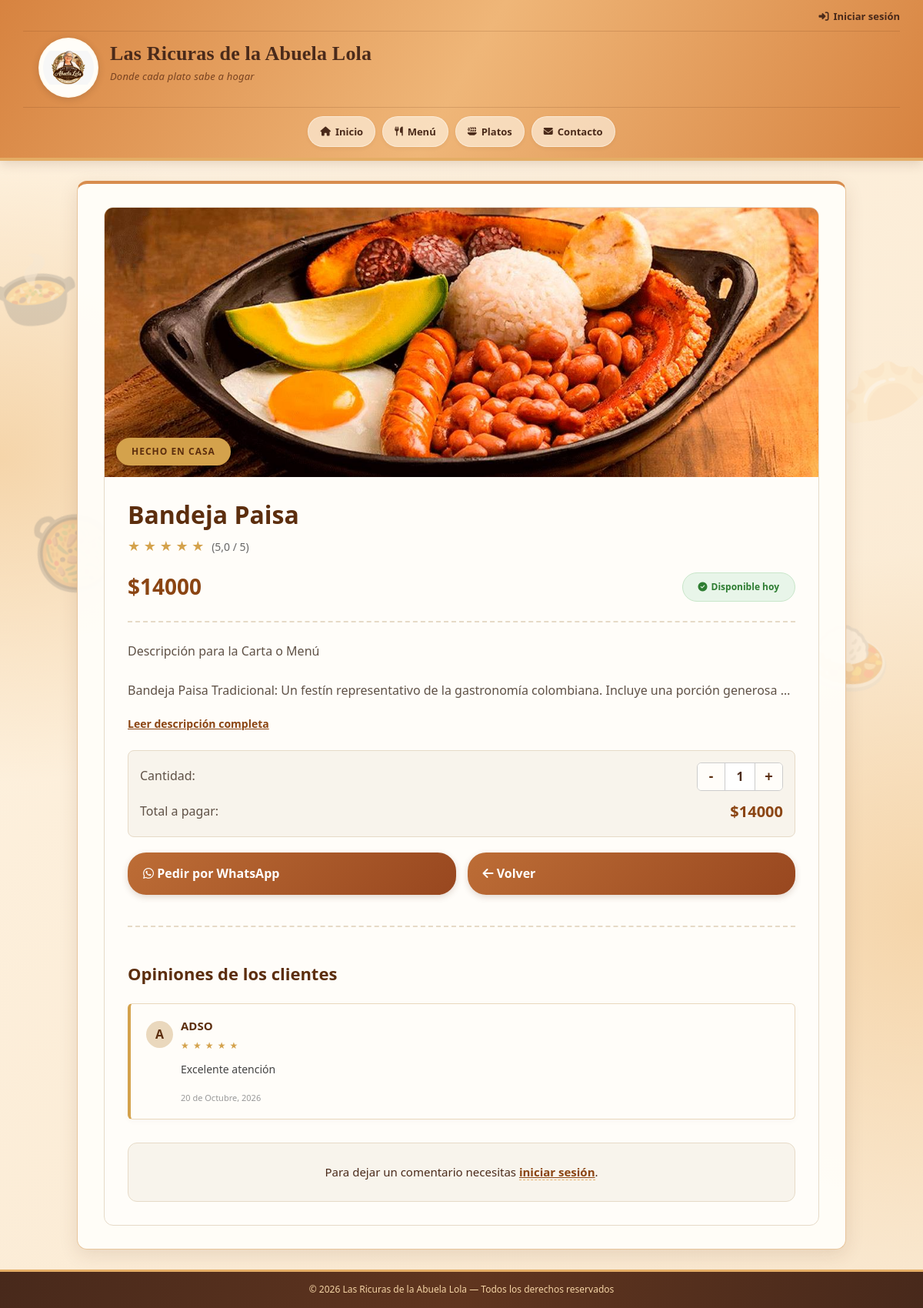
Screenshot of /platos/3/ with the database file from the repository.
### las_ricuras/models.py (models this page shows, shortened)
class Plato(models.Model):
    CATEGORIAS = [
        ('entrada', 'Entrada'),
        ('plato_fuerte', 'Plato fuerte'),
        ('postre', 'Postre'),
        ('bebida', 'Bebida'),
    ]
    nombre = models.CharField(max_length=100)
    descripcion = models.TextField()
    precio = models.DecimalField(
        max_digits=10,
        decimal_places=2
    )
    categoria = models.CharField(
        max_length=30,
        choices=CATEGORIAS,
        default='plato_fuerte'
    )
    imagen = models.ImageField(
        upload_to='platos/',
        blank=True,
        null=True
    )
    disponible = models.BooleanField(default=True)

class Resena(models.Model):
    ESTRELLAS = [
        (1, '1 Estrella'),
        (2, '2 Estrellas'),
        (3, '3 Estrellas'),
        (4, '4 Estrellas'),
        (5, '5 Estrellas'),
    ]
    plato = models.ForeignKey(Plato, on_delete=models.CASCADE)
    usuario = models.ForeignKey(User, on_delete=models.CASCADE)
    estrellas = models.IntegerField(
        choices=ESTRELLAS,
        default=5
    )
    comentario = models.TextField()
    fecha = models.DateTimeField(auto_now_add=True)
    class Meta:
        unique_together = ('plato', 'usuario')

### las_ricuras/views.py (the view)
# urls.py: path('platos/<int:id>/', views.plato_detalle, name='plato_detalle'),
def plato_detalle(request, id):
    plato = get_object_or_404(Plato, id=id)
    lista_resenas = plato.resena_set.all()
    prom = lista_resenas.aggregate(Avg('estrellas'))['estrellas__avg']
    mi_resena = None
    if request.user.is_authenticated:
        mi_resena = Resena.objects.filter(
            plato=plato, usuario=request.user
        ).first()
    if request.method == 'POST':
        if request.user.is_authenticated:
            if mi_resena:
                form = ResenaForm(request.POST, instance=mi_resena)
            else:
                form = ResenaForm(request.POST)
            if form.is_valid():
                r = form.save(commit=False)
                r.plato = plato
                r.usuario = request.user
                r.save()
                return redirect('plato_detalle', id=plato.id)
        else:
            return redirect('login')
    else:
        if mi_resena:
            form = ResenaForm(instance=mi_resena)
        else:
            form = ResenaForm()
    contexto = {
        'plato': plato,
        'resenas': lista_resenas,
        'form': form,
        'promedio': prom,
        'mi_resena': mi_resena
    }
    return render(request, 'plato_detalle.html', contexto)

### las_ricuras/templates/plato_detalle.html (shortened to what this page needs)
{% extends 'base.html' %}
{% load static %}
{% block contenido %}
    <div class="detalle-card">
        <div class="imagen-container">
            {% if plato.imagen %}
                <img src="{{ plato.imagen.url }}" alt="{{ plato.nombre }}" class="plato-imagen">
            {% else %}
                <div class="sin-imagen"><i class="fa-solid fa-utensils"></i></div>
            {% endif %}
            {% if plato.disponible %}
                <div class="etiqueta-destacada">Hecho en casa</div>
            {% endif %}
        </div>
        <div class="informacion">
            <h1 class="titulo-plato">{{ plato.nombre }}</h1>
            <div style="margin-bottom: 15px; color: #d4a24c; font-size: 18px;">
                {% if promedio %}
                    {% for i in "12345" %}
                        {% if forloop.counter <= promedio %}★{% else %}☆{% endif %}
                    {% endfor %}
                    <span style="font-size: 14px; color: #666; margin-left: 5px;">({{ promedio|floatformat:1 }} / 5)</span>
                {% else %}
                    <span style="font-size: 14px; color: #666;">Sin reseñas todavía</span>
                {% endif %}
            </div>
            <div class="precio-disponibilidad">
                <div class="precio" id="precio-base" data-precio="{{ plato.precio|floatformat:0 }}">
                    ${{ plato.precio|floatformat:0 }}
                </div>
                {% if plato.disponible %}
                    <span class="disponible"><i class="fa-solid fa-circle-check"></i> Disponible hoy</span>
                {% else %}
                    <span class="no-disponible"><i class="fa-solid fa-circle-xmark"></i> Agotado</span>
                {% endif %}
            </div>
            <div class="separador"></div>
            <p class="descripcion" id="texto-descripcion">
                {{ plato.descripcion|linebreaksbr }}
            </p>
            <button class="btn-leer-mas" onclick="toggleDescripcion()" id="btn-leer-mas">Leer descripción completa</button>
            {% if plato.disponible %}
            <div class="caja-pedido">
                <div class="fila-cantidad">
                    <span class="total-label">Cantidad:</span>
                    <div class="selector-cantidad">
                        <button type="button" class="btn-cantidad" onclick="cambiarCantidad(-1)">-</button>
                        <span id="cantidad-numero">1</span>
                        <button type="button" class="btn-cantidad" onclick="cambiarCantidad(1)">+</button>
                    </div>
                </div>
                <div class="fila-cantidad">
                    <span class="total-label">Total a pagar:</span>
                    <span class="total-precio" id="total-pagar">${{ plato.precio|floatformat:0 }}</span>
                </div>
            </div>
            {% endif %}
            <div class="acciones">
                {% if plato.disponible %}
                    <a href="#" id="btn-whatsapp" target="_blank" class="btn btn-whatsapp">
                        <i class="fa-brands fa-whatsapp"></i> Pedir por WhatsApp
                    </a>
                {% endif %}
                <a href="{% url 'Platos' %}" class="btn">
                    <i class="fa-solid fa-arrow-left"></i> Volver
                </a>
            </div>
            <div style="margin-top: 40px; border-top: 2px dashed #e6dac7; padding-top: 20px;">
                <h3 style="color: #5c2e0e; margin-bottom: 20px; font-size: 22px;">Opiniones de los clientes</h3>
                {% for r in resenas %}
                    <div style="background: #fffdf9; border: 1px solid #ead8bd; border-left: 4px solid #d4a24c; padding: 15px 20px; border-radius: 6px; margin-bottom: 15px; box-shadow: 0 2px 8px rgba(0,0,0,0.03);">
                        <div style="display: flex; justify-content: space-between; align-items: flex-start; margin-bottom: 8px;">
                            <div style="display: flex; align-items: center; gap: 10px;">
                                <div style="width: 35px; height: 35px; background: #ead8bd; color: #5c2e0e; border-radius: 50%; display: flex; justify-content: center; align-items: center; font-weight: bold; font-size: 16px;">
                                    {{ r.usuario.username|first|upper }}
                                </div>
                                <div>
                                    <strong style="color: #5c2e0e; font-size: 15px;">{{ r.usuario.username }}</strong>
                                    <div style="color: #d4a24c; font-size: 12px; letter-spacing: 1px; margin-top: 2px;">
                                        {% for i in "12345" %}
                                            {% if forloop.counter <= r.estrellas %}★{% else %}☆{% endif %}
                                        {% endfor %}
                                    </div>
                                </div>
                            </div>
                        </div>
                        <p style="margin: 0 0 10px 45px; font-size: 14px; color: #444;">{{ r.comentario }}</p>
                        <small style="color: #999; font-size: 11px; margin-left: 45px;">{{ r.fecha|date:"d \d\e F, Y" }}</small>
                    </div>
                {% empty %}
                    <div style="text-align: center; padding: 20px; background: #f8f4ec; border-radius: 8px; border: 1px dashed #d4a24c;">
                        <p style="color: #777; font-size: 14px; margin: 0;">Aún no hay opiniones. ¡Sé el primero en dejar la tuya!</p>
                    </div>
                {% endfor %}
                <div style="margin-top: 30px; background: #f8f4ec; padding: 25px; border-radius: 12px; border: 1px solid #e6dac7;">
                    {% if user.is_authenticated %}
                        {% if mi_resena %}
                            <h4 style="color: #5c2e0e; margin-bottom: 15px; font-size: 18px;"><i class="fa-solid fa-pen"></i> Edita tu opinión</h4>
                        {% else %}
                            <h4 style="color: #5c2e0e; margin-bottom: 15px; font-size: 18px;"><i class="fa-solid fa-comment-dots"></i> Deja tu opinión</h4>
                        {% endif %}
                        <form method="POST" class="resena-form" style="display: flex; flex-direction: column; gap: 15px;">
                            {% csrf_token %}
                            <div>
                                <label style="font-weight: bold; font-size: 14px; color: #5c2e0e; margin-bottom: 5px; display: block;">Calificación:</label>
                                {{ form.estrellas }}
                            </div>
                            <div>
                                <label style="font-weight: bold; font-size: 14px; color: #5c2e0e; margin-bottom: 5px; display: block;">Tu opinión:</label>
                                {{ form.comentario }}
                            </div>
                            <button type="submit" class="btn" style="padding: 12px; font-size: 15px; align-self: flex-start; border-radius: 8px; cursor: pointer;">
                                {% if mi_resena %}Actualizar Reseña{% else %}Publicar Reseña{% endif %}
                            </button>
                        </form>
                    {% else %}
                        <p style="margin: 0; font-size: 15px; text-align: center;">Para dejar un comentario necesitas <a href="{% url 'login' %}" style="color: #8b4513; font-weight: bold; text-decoration: underline;">iniciar sesión</a>.</p>
                    {% endif %}
                </div>
            </div>
        </div>
    </div>
{% endblock %}

### las_ricuras/templates/base.html (style rules this page uses)
* { box-sizing: border-box; margin: 0; padding: 0; }
:root { --terracota: #d88c4d; --terracota-oscuro: #a95324; --crema: #fff3df; --beige: #f8e5ca; --dorado: #e4ad65; --cafe: #4a2a1a; --blanco: #fffdf8; }
body { font-family: 'Segoe UI', Tahoma, Geneva, Verdana, sans-serif; background: radial-gradient(ellipse at 0% 35%, #f5d5aa 0%, transparent 27%), radial-gradient(ellipse at 100% 70%, #f5d5aa 0%, transparent 28%), linear-gradient(135deg, #fff4e3, #f9e7ce); color: var(--cafe); line-height: 1.7; min-height: 100vh; display: flex; flex-direction: column; position: relative; isolation: isolate; }
body::before, body::after { position: fixed; z-index: -1; pointer-events: none; opacity: .22; font-family: "Segoe UI Emoji", sans-serif; font-size: clamp(65px, 8vw, 115px); line-height: 1.8; white-space: pre; color: var(--terracota-oscuro); }
body::before { content: "🍲\A\A 🥘"; top: 17%; left: 1%; transform: rotate(-9deg); }
body::after { content: "🥟\A\A 🍛"; top: 25%; right: 1%; transform: rotate(9deg); }
h3 { color: var(--terracota-oscuro); margin: 22px 0 10px; font-weight: 700; }
p { margin-bottom: 12px; }
main a { color: var(--terracota-oscuro); font-weight: 700; text-decoration: none; border-bottom: 1px dashed var(--dorado); transition: .3s; }
.btn { display: inline-block; background: linear-gradient(135deg, #bd6d36, #98471f); color: white !important; padding: 11px 24px; border-radius: 24px; text-decoration: none; border: none; font-weight: 700; margin-top: 12px; margin-right: 8px; transition: .25s; box-shadow: 0 3px 9px rgba(91, 47, 22, .18); }

### las_ricuras/templates/plato_detalle.html (style rules this page uses)
.detalle-card { background: #fffdf9; border: 1px solid #e6dac7; border-radius: 12px; overflow: hidden; }
.imagen-container { width: 100%; height: 350px; background: #ead8bd; position: relative; }
.plato-imagen { width: 100%; height: 100%; object-fit: cover; }
.etiqueta-destacada { position: absolute; bottom: 15px; left: 15px; background: #d4a24c; color: #5c2e0e; padding: 8px 20px; font-size: 12px; font-weight: 700; border-radius: 25px; text-transform: uppercase; letter-spacing: 1px; box-shadow: 0 4px 6px rgba(0,0,0,0.2); }
.informacion { padding: 30px; }
.titulo-plato { color: #5c2e0e; font-size: 32px; margin-bottom: 5px; line-height: 1.2; border: none; padding: 0; }
.precio-disponibilidad { display: flex; justify-content: space-between; align-items: center; margin-bottom: 20px; }
.precio { color: #8b4513; font-size: 28px; font-weight: 700; }
.disponible, .no-disponible { font-size: 12px; font-weight: 700; padding: 8px 20px; border-radius: 25px; display: inline-flex; align-items: center; gap: 5px; }
.disponible { background: #e8f5e9; color: #2e7d32; border: 1px solid #c8e6c9; }
.descripcion { color: #5f5146; font-size: 16px; line-height: 1.6; margin-bottom: 20px; display: -webkit-box; -webkit-line-clamp: 3; -webkit-box-orient: vertical; overflow: hidden; }
.btn-leer-mas { background: none; border: none; color: #8b4513; font-weight: bold; cursor: pointer; font-size: 14px; margin-bottom: 25px; display: block; font-family: inherit; text-decoration: underline; }
.separador { border-bottom: 2px dashed #e6dac7; margin: 15px 0 25px; }
.caja-pedido { background: #f8f4ec; padding: 15px; border-radius: 8px; border: 1px solid #e6dac7; margin-bottom: 20px; }
.fila-cantidad { display: flex; justify-content: space-between; align-items: center; margin-bottom: 10px; }
.fila-cantidad:last-child { margin-bottom: 0; }
.selector-cantidad { display: flex; align-items: center; background: white; border: 1px solid #ccc; border-radius: 6px; overflow: hidden; }
.btn-cantidad { background: #fffdf9; border: none; color: #5c2e0e; font-size: 18px; font-weight: bold; width: 35px; height: 35px; cursor: pointer; transition: 0.2s; }
#cantidad-numero { width: 40px; text-align: center; font-weight: bold; font-size: 16px; border-left: 1px solid #ccc; border-right: 1px solid #ccc; line-height: 35px; }
.total-label { font-size: 16px; color: #5f5146; }
.total-precio { font-size: 20px; font-weight: bold; color: #8b4513; }
.acciones .btn-whatsapp { background-color: #25D366; color: white; border: none; }
.acciones { display: flex; gap: 15px; flex-wrap: wrap; }
.acciones .btn { flex: 1; margin: 0; padding: 14px 20px; font-size: 16px; }

### rows the page displays
Plato: imagen (picture), nombre "Bandeja Paisa", precio "14000", descripcion "Descripción para la Carta o Menú Bandeja Paisa Tradicional: Un festín representativo de la gastronomía colombiana. Incluye una porción generosa…"
Resena: usuario.username|first "A", usuario.username "ADSO", estrellas 5 (drawn), comentario "Excelente atención", fecha "20 de Octubre, 2026"

### other values shown
{{ promedio|floatformat:1 }} "5,0"
